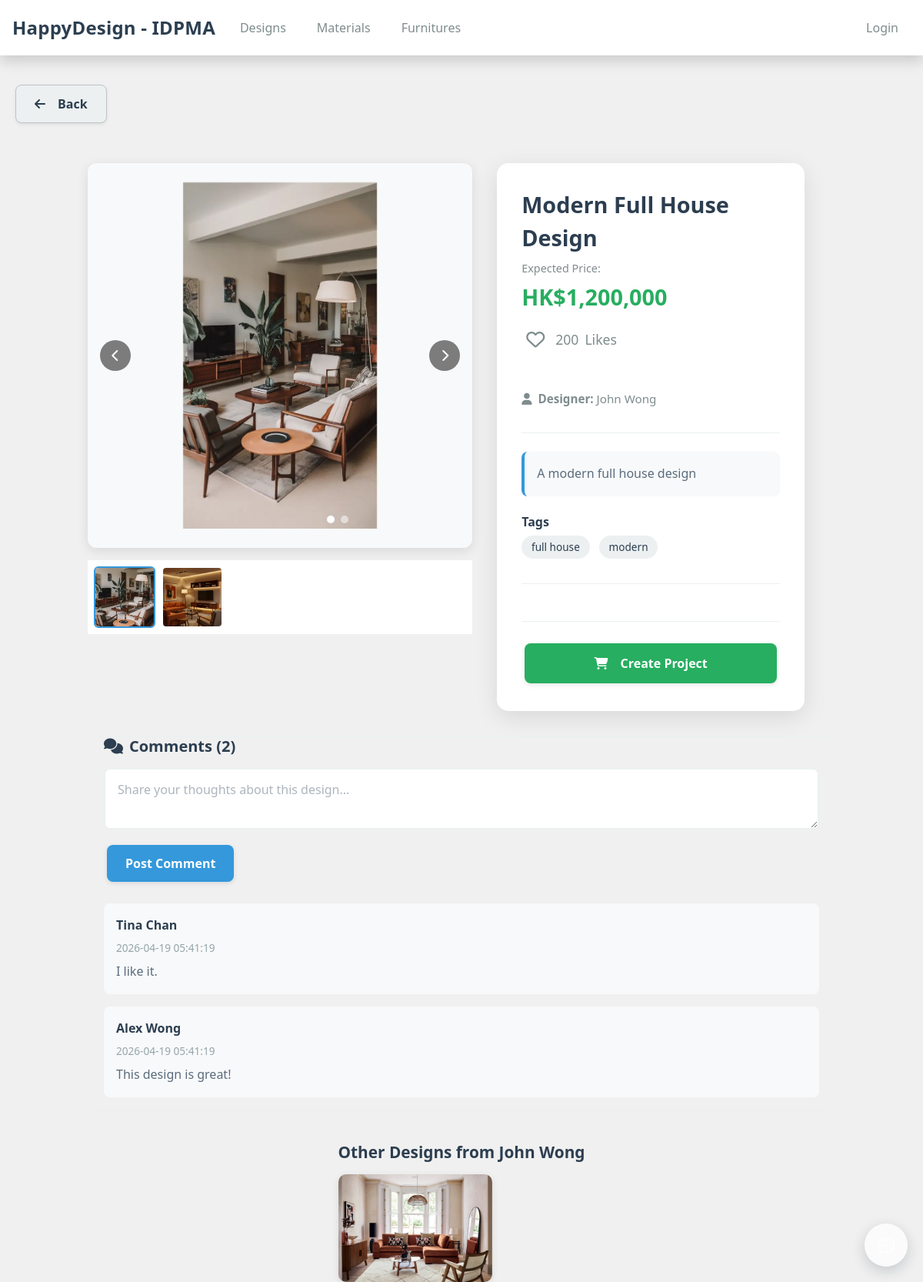
The page /design_detail.php?designid=1 on the database its author committed.
### tables this page shows
CREATE TABLE `DesignImage` (
  `imageid` int NOT NULL AUTO_INCREMENT,
  `designid` int NOT NULL,
  `image_filename` varchar(500) NOT NULL,
  `image_order` int DEFAULT 1,
  `created_at` TIMESTAMP DEFAULT CURRENT_TIMESTAMP,
  PRIMARY KEY (`imageid`),
  KEY `designid_idx` (`designid`),
  CONSTRAINT `fk_designimage_designid` FOREIGN KEY (`designid`) REFERENCES `Design` (`designid`) ON DELETE CASCADE
);

CREATE TABLE `Design` (
  `designid` int NOT NULL AUTO_INCREMENT,
  `designName` VARCHAR(255) NOT NULL,
  `expect_price` int NOT NULL,
  `description` TEXT DEFAULT NULL,
  `tag` TEXT NOT NULL,
  `likes` int NOT NULL,
  `designerid` int NOT NULL,
  `supplierid` int NOT NULL,
  PRIMARY KEY (`designid`),
  KEY `designerid_pk_idx` (`designerid`),
  CONSTRAINT `designerid_pk` FOREIGN KEY (`designerid`) REFERENCES `Designer` (`designerid`),
  CONSTRAINT `supplierid_pk` FOREIGN KEY (`supplierid`) REFERENCES `Supplier` (`supplierid`)
);

CREATE TABLE `Designer` (
  `designerid` int NOT NULL AUTO_INCREMENT,
  `dname` varchar(255) NOT NULL,
  `dtel` int DEFAULT NULL,
  `demail` varchar(255) DEFAULT NULL,
  `dpassword` varchar(255) NOT NULL,
  `status` ENUM('Available', 'Busy') NOT NULL DEFAULT 'Available',
  `managerid` int DEFAULT NULL,
  `remember_token` VARCHAR(64) DEFAULT NULL,
  PRIMARY KEY (`designerid`),
  KEY `managerid_Designer_idx` (`managerid`),
  CONSTRAINT `managerid_Designer_fk` FOREIGN KEY (`managerid`) REFERENCES `Manager` (`managerid`)
);

CREATE TABLE `Comment_design` (
  `comment_designid` int NOT NULL AUTO_INCREMENT,
  `clientid` int NOT NULL,
  `content` varchar(255) DEFAULT NULL,
  `timestamp` TIMESTAMP DEFAULT CURRENT_TIMESTAMP,
  `designid` int NOT NULL,
  PRIMARY KEY (`comment_designid`),
  KEY `designid_pk2` (`designid`),
  KEY `comment_design_clientid_pk2` (`clientid`),
  CONSTRAINT `fk_comment_design_designid` FOREIGN KEY (`designid`) REFERENCES `Design` (`designid`),
  CONSTRAINT `fk_comment_design_clientid` FOREIGN KEY (`clientid`) REFERENCES `Client` (`clientid`)
);

CREATE TABLE `Client` (
  `clientid` int NOT NULL AUTO_INCREMENT,
  `cname` varchar(255) NOT NULL,
  `ctel` varchar(32) DEFAULT NULL,
  `cemail` varchar(255) DEFAULT NULL,
  `cpassword` varchar(255) NOT NULL,
  `address` varchar(255) DEFAULT NULL,
  `budget` int NOT NULL,
  `Floor_Plan` VARCHAR(500) DEFAULT NULL,
  `payment_method` JSON DEFAULT NULL,
  `remember_token` VARCHAR(64) DEFAULT NULL,
  PRIMARY KEY (`clientid`)
);

### design_detail.php (the view, shortened to what this page needs)
<?php
require_once __DIR__ . '/config.php';
$designid = isset($_GET['designid']) ? (int) $_GET['designid'] : 0;
$dsql = "SELECT d.designid, d.designName, d.expect_price, d.likes, d.tag, d.description, dz.dname, d.designerid
         FROM Design d
         JOIN Designer dz ON d.designerid = dz.designerid
         WHERE d.designid = ?";
$stmt = $mysqli->prepare($dsql);
$stmt->bind_param("i", $designid);
$stmt->execute();
$design = $stmt->get_result()->fetch_assoc();
$cmsql = "SELECT c.content, c.timestamp, u.cname
          FROM Comment_design c
          JOIN Client u ON u.clientid = c.clientid
          WHERE c.designid = ?
          ORDER BY c.timestamp DESC";
$cst = $mysqli->prepare($cmsql);
$cst->bind_param("i", $designid);
$cst->execute();
$comments = $cst->get_result();
$commentCount = $comments->num_rows;
$rawTags = (string) ($design['tag'] ?? '');
$tags = array_filter(array_map('trim', explode(',', $rawTags)));
$o = $mysqli->prepare("SELECT designid, expect_price, description FROM Design WHERE designerid=? AND designid<>? LIMIT 6");
$o->bind_param("ii", $design['designerid'], $designid);
$o->execute();
$others = $o->get_result();
$liked = false;
$user = $_SESSION['user'] ?? null;
$currentRequest = $_SERVER['REQUEST_URI'] ?? ('/design_detail.php?designid=' . intval($designid));
$loginUrl = 'login.php?redirect=' . urlencode($currentRequest);
$heart_attrs = 'data-login="' . htmlspecialchars($loginUrl, ENT_QUOTES) . '"';
$heart_disabled = '';
$backUrl = 'design_dashboard.php';
$images_sql = "SELECT imageid, designid, image_filename, image_order FROM DesignImage WHERE designid = ? ORDER BY image_order ASC, imageid ASC";
$images_stmt = $mysqli->prepare($images_sql);
$images_stmt->bind_param("i", $designid);
$images_stmt->execute();
$images_result = $images_stmt->get_result();
$images = [];
while ($row = $images_result->fetch_assoc()) {
    $images[] = $row;
}
$imageCount = count($images);
?>
<!DOCTYPE html>
<html lang="en">
<head>
    <link href="https://cdn.jsdelivr.net/npm/bootstrap@5.0.2/dist/css/bootstrap.min.css" rel="stylesheet">
    <link rel="stylesheet" href="https://cdnjs.cloudflare.com/ajax/libs/font-awesome/6.4.0/css/all.min.css">
    <link rel="stylesheet" href="css/styles.css">
</head>
<body>
    <?php include_once __DIR__ . '/includes/header.php'; ?>
    <main>
        <div class="container-lg mt-4">
            <div class="back-button-row mb-3">
                <button type="button" class="btn btn-light shadow-sm"
                    onclick="window.location.href='<?= htmlspecialchars($backUrl) ?>'" aria-label="Back">
                    <i class="fas fa-arrow-left me-2"></i>Back
                </button>
            </div>
        </div>
        <div class="design-detail-wrapper">
            <div class="design-image-section">
                <div class="design-carousel-wrapper">
                    <div class="design-carousel" id="designCarousel">
                        <?php foreach ($images as $index => $image): ?>
                            <div class="carousel-item <?= $index === 0 ? 'active' : '' ?>">
                                <img src="<?= htmlspecialchars('uploads/designs/' . $image['image_filename']) ?>"
                                    alt="<?= htmlspecialchars($design['dname']) ?> Image <?= $index + 1 ?>">
                            </div>
                        <?php endforeach; ?>
                        <?php if ($imageCount > 1): ?>
                            <div class="carousel-controls">
                                <button class="carousel-btn" onclick="previousImage()" title="Previous image">
                                    <i class="fas fa-chevron-left"></i>
                                </button>
                                <button class="carousel-btn" onclick="nextImage()" title="Next image">
                                    <i class="fas fa-chevron-right"></i>
                                </button>
                            </div>
                        <?php endif; ?>
                        <?php if ($imageCount > 1): ?>
                            <div class="carousel-indicators">
                                <?php foreach ($images as $index => $image): ?>
                                    <div class="indicator <?= $index === 0 ? 'active' : '' ?>"
                                        onclick="goToImage(<?= $index ?>)" title="Image <?= $index + 1 ?>"></div>
                                <?php endforeach; ?>
                            </div>
                        <?php endif; ?>
                    </div>
                </div>
                <?php if ($imageCount > 1): ?>
                    <div class="thumbnail-strip">
                        <?php foreach ($images as $index => $image): ?>
                            <div class="thumbnail <?= $index === 0 ? 'active' : '' ?>" onclick="goToImage(<?= $index ?>)">
                                <img src="<?= htmlspecialchars('uploads/designs/' . $image['image_filename']) ?>"
                                    alt="Thumbnail <?= $index + 1 ?>">
                            </div>
                        <?php endforeach; ?>
                    </div>
                <?php endif; ?>
            </div>
            <div class="design-panel">
                <div class="design-title"><?= htmlspecialchars($design['designName']) ?></div>
                <div class="design-price">
                    <span class="price-label">Expected Price:</span>
                    <span class="price-value">HK$<?= number_format((float) $design['expect_price']) ?></span>
                </div>
                <div class="design-stats">
                    <div class="likes-count">
                        <button class="heart-icon <?= $liked ? 'liked' : '' ?>" id="likeHeart" <?= $heart_attrs ?> <?= $heart_disabled ?>
                            data-designid="<?= (int) $design['designid'] ?>" title="Like this design" aria-pressed="<?= $liked ? 'true' : 'false' ?>">
                            <i class="<?= $liked ? 'fas' : 'far' ?> fa-heart" aria-hidden="true"></i>
                        </button>
                        <span id="likeCount"><?= (int) $design['likes'] ?></span> Likes
                    </div>
                </div>
                <div class="design-meta">
                    <div><i class="fas fa-user me-2"></i><strong>Designer:</strong>
                        <?= htmlspecialchars($design['dname']) ?></div>
                </div>
                <?php if (!empty($design['description'])): ?>
                    <div class="design-description">
                        <p><?= nl2br(htmlspecialchars($design['description'])) ?></p>
                    </div>
                <?php endif; ?>
                <?php if (!empty($tags)): ?>
                    <div class="design-tags">
                        <h6>Tags</h6>
                        <?php foreach ($tags as $tag): ?>
                            <span class="tag"
                                onclick="searchTag('<?= htmlspecialchars(addslashes($tag), ENT_QUOTES) ?>')"><?= htmlspecialchars($tag) ?></span>
                        <?php endforeach; ?>
                    </div>
                <?php endif; ?>
                <div class="design-actions">
                    <?php if (!empty($user)): ?>
                        <button type="button" class="btn btn-primary btn-order"
                            onclick="handleOrder(<?= (int) $design['designid'] ?>)">
                            <i class="fas fa-shopping-cart me-2"></i>Create Project
                        </button>
                    <?php else: ?>
                        <button type="button" class="btn btn-primary btn-order"
                            onclick="window.location.href='<?= htmlspecialchars($loginUrl) ?>'">
                            <i class="fas fa-shopping-cart me-2"></i>Create Project
                        </button>
                    <?php endif; ?>
                </div>
            </div>
        </div>
        <div class="comments-section" style="max-width: 964px; margin: 0 auto; padding: 0 1rem;">
            <h5><i class="fas fa-comments me-2"></i>Comments (<?= $commentCount ?>)</h5>
            <form method="POST" class="comment-form">
                <div class="mb-3">
                    <textarea class="form-control" name="comment" placeholder="Share your thoughts about this design..."
                        required></textarea>
                </div>
                <button type="submit" class="btn btn-primary">Post Comment</button>
            </form>
            <?php if ($commentCount > 0): ?>
                <?php while ($comment = $comments->fetch_assoc()): ?>
                    <div class="comment-item">
                        <div class="comment-author"><?= htmlspecialchars($comment['cname']) ?></div>
                        <div class="comment-time"><?= htmlspecialchars($comment['timestamp']) ?></div>
                        <div class="comment-content"><?= htmlspecialchars($comment['content']) ?></div>
                    </div>
                <?php endwhile; ?>
            <?php else: ?>
                <p class="text-muted">No comments yet. Be the first to comment!</p>
            <?php endif; ?>
        </div>
    </main>
    <?php if ($others->num_rows > 0): ?>
        <section class="detail-gallery" aria-label="Other Designs from This Designer"
            style="max-width: 964px; margin: 2rem auto; padding: 0 1rem;">
            <h3 style="color: #2c3e50; font-weight: 600; margin-bottom: 1rem; font-size: 1.3rem;">Other Designs from
                <?= htmlspecialchars($design['dname']) ?></h3>
            <div class="detail-gallery-images">
                <?php while ($r = $others->fetch_assoc()): ?>
                    <?php
                    $img_sql = "SELECT image_filename FROM DesignImage WHERE designid = ? ORDER BY image_order ASC LIMIT 1";
                    $img_stmt = $mysqli->prepare($img_sql);
                    $img_stmt->bind_param("i", $r['designid']);
                    $img_stmt->execute();
                    $img_result = $img_stmt->get_result()->fetch_assoc();
                    $img_filename = $img_result ? $img_result['image_filename'] : 'placeholder.jpg';
                    ?>
                    <a href="design_detail.php?designid=<?= (int) $r['designid'] ?>">
                        <img src="<?= htmlspecialchars('uploads/designs/' . $img_filename) ?>" alt="Design">
                    </a>
                <?php endwhile; ?>
            </div>
        </section>
    <?php endif; ?>
    <?php
    include __DIR__ . '/Public/chat_widget.php'; ?>
</body>
</html>

### css/chat.css (style rules this page uses)
:root { --chat-bg: #ffffff; --chat-muted: #6c757d; --chat-primary: #0b1b2b; --chat-accent: #4690ff; --chat-radius: 8px; --chat-gap: 8px; --chat-font: system-ui, -apple-system, "Segoe UI", Roboto, "Helvetica Neue", Arial; }

### rows shown on the page
designimage: image_filename (picture)
designimage: image_filename (picture)
design: designName "Modern Full House Design", expect_price "1,200,000", likes "200", designerid.dname "John Wong", description "A modern full house design", tag "full house", tag "modern"
comment_design: clientid.cname "Tina Chan", timestamp "2026-04-19 05:41:19", content "I like it."
comment_design: clientid.cname "Alex Wong", timestamp "2026-04-19 05:41:19", content "This design is great!"
design: designimage.image_filename (picture)

### other values the page prints
$commentCount "2"
